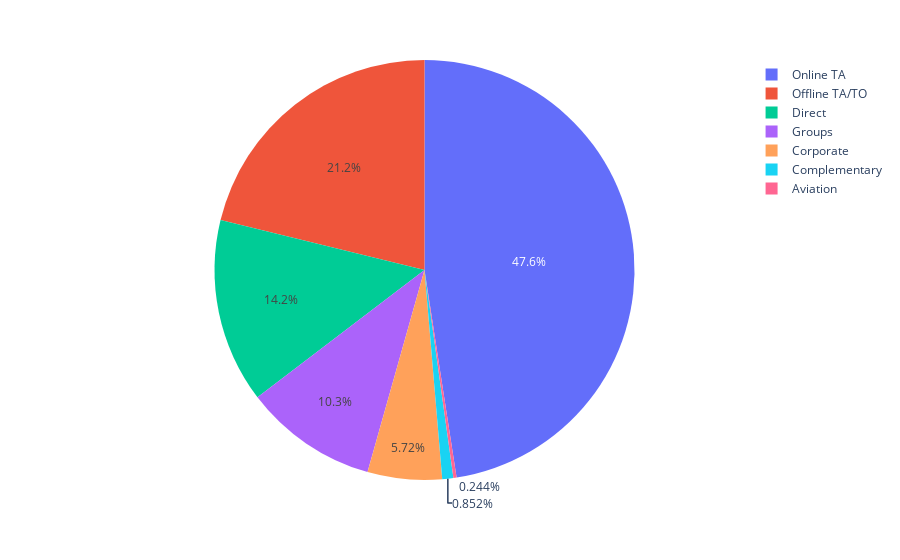

Notebook source saved alongside this figure:
### Code cell
ex.pie(clean_data,names=clean_data['market_segment'].value_counts().index,values=clean_data['market_segment'].value_counts())

### Figure 1 — Plotly figure (JSON) as saved in the notebook; plotly's stock layout.template omitted (floating-point values rounded to 4 significant figures)
{"data": [{"domain": {"x": [0, 1], "y": [0, 1]}, "hovertemplate": "label=%{label}<br>value=%{value}<extra></extra>", "labels": ["Online TA", "Offline TA/TO", "Direct", "Groups", "Corporate", "Complementary", "Aviation"], "legendgroup": "", "name": "", "showlegend": true, "type": "pie", "values": [35673, 15880, 10648, 7697, 4291, 639, 183]}], "layout": {"legend": {"tracegroupgap": 0}, "margin": {"t": 60}}}
